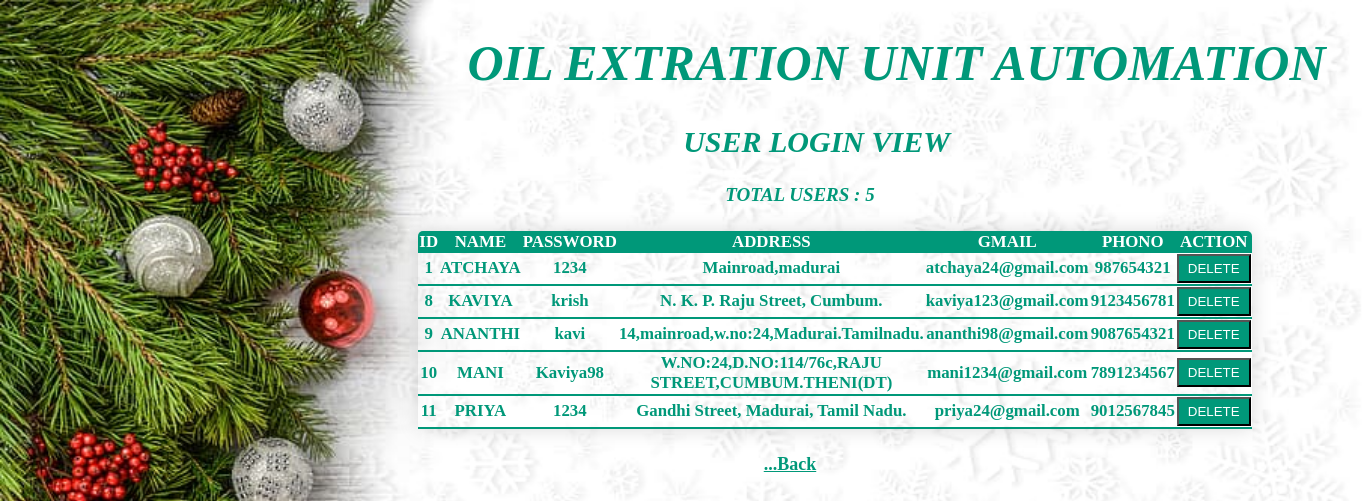
/userloginview.php, run on the app's committed database.
### tables this page shows
CREATE TABLE `signintab` (
  `ID` int(255) NOT NULL auto_increment,
  `NAME` varchar(255) NOT NULL,
  `PASSWORD` varchar(255) NOT NULL,
  `ADDRESS` varchar(255) NOT NULL,
  `GMAIL` varchar(255) NOT NULL,
  `PHONO` varchar(255) NOT NULL,
  PRIMARY KEY  (`ID`)
);

### userloginview.php (the view, shortened to what this page needs)
<!DOCTYPE html PUBLIC "-//W3C//DTD XHTML 1.0 Transitional//EN" "http://www.w3.org/TR/xhtml1/DTD/xhtml1-transitional.dtd">
<html xmlns="http://www.w3.org/1999/xhtml">
<head>
</head>
<body>
<center>
<h1 id="h">OIL EXTRATION UNIT AUTOMATION</h1>
<h2 id="sh">USER LOGIN VIEW</h2>
<h3>
<?php
$cnt=mysql_query("select count(id) as total from signintab");
$values=mysql_fetch_assoc($cnt);
$num=$values['total']; ?>
<h3 id="tot"><?php echo"TOTAL USERS : $num"; ?></h3>
<h3>
<div id="al">
<table class="content-table"  width="600" height="40">
<thead><tr><th align="center">ID</th><th align="center">NAME</th><th align="center">PASSWORD</th><th align="center">ADDRESS</th>
<th align="center">GMAIL</th><th align="center">PHONO</th><th>ACTION</th></tr></thead>
<?php
$res=mysql_query("select * from signintab");
while($row=mysql_fetch_array($res))
{
echo"<tbody><tr>";
echo"<td><center>".$row['ID']."</center></td><td><center>".$row['NAME']."</center></td>";
echo"<td><center>".$row['PASSWORD']."</center></td>";
echo"<td><center>".$row['ADDRESS']."</center></td>";
echo"<td><center>".$row['GMAIL']."</center></td>";
echo"<td><center>".$row['PHONO']."</center></td>";
echo"<td><center><a href=logindelete.php?id=".$row['ID']."> "?><button id="bb"> <?php echo "DELETE"; ?></button><?php echo "</a></td></tr></tbody>";
}
?>
</table></div>
</h3>
<h3><a href="details.php" id="bk">...Back</a></h3>
</center>
</body>
</html>

### userloginview.php (style rules this page uses)
body { margin:0; padding:0; background-image:url(http://localhost/oilproject/back.jpg); background-size:cover; background-repeat:no-repeat; }
.content-table { border-collapse:collapse; margin:25px; font-size:0.9em; min-width:500px; border-radius:5px 5px 0 0; overflow:hidden; box-shadow:0 0 20px rgba(0,0,0,0.15); }
.content-table thead tr { background-color:#009879; color:#ffffff; text-align:center; }
.content-table tbody td { color:#009879; }
.content-table tbody tr { border-bottom:1px solid #dddddd; }
.content-table tbody tr:last-of-type { border-bottom:2px solid #009879; }
#h { width:90%; font-size:50px;; color:#009879; font-style:italic; font-family:Algerian,BOLD; margin-left:280px; }
#sh { width:90%; font-size:30px;; color:#009879; font-style:italic; font-family:Algerian,BOLD; margin-left:200px; }
#bk { font-size:18px; color:#009879; margin-left:210px; }
a { font-size:18px; color:#009879; cursor:pointer; }
#bb { background-color:#009879; color:#FFFFFF; padding:5px 9px; }
#tot { font-size:19px;; color:#009879; font-style:italic; font-family:Algerian,BOLD; margin-left:230px; }
#al { margin-left:300px; }

### data on the page
signintab: ID "1", NAME "ATCHAYA", PASSWORD "1234", ADDRESS "Mainroad,madurai", GMAIL "atchaya24@gmail.com", PHONO "987654321"
signintab: ID "8", NAME "KAVIYA", PASSWORD "krish", ADDRESS "N. K. P. Raju Street, Cumbum.", GMAIL "kaviya123@gmail.com", PHONO "9123456781"
signintab: ID "9", NAME "ANANTHI", PASSWORD "kavi", ADDRESS "14,mainroad,w.no:24,Madurai.Tamilnadu.", GMAIL "ananthi98@gmail.com", PHONO "9087654321"
signintab: ID "10", NAME "MANI", PASSWORD "Kaviya98", ADDRESS "W.NO:24,D.NO:114/76c,RAJU STREET,CUMBUM.THENI(DT)", GMAIL "mani1234@gmail.com", PHONO "7891234567"
signintab: ID "11", NAME "PRIYA", PASSWORD "1234", ADDRESS "Gandhi Street, Madurai, Tamil Nadu.", GMAIL "priya24@gmail.com", PHONO "9012567845"

### other printed values
$num "5"
